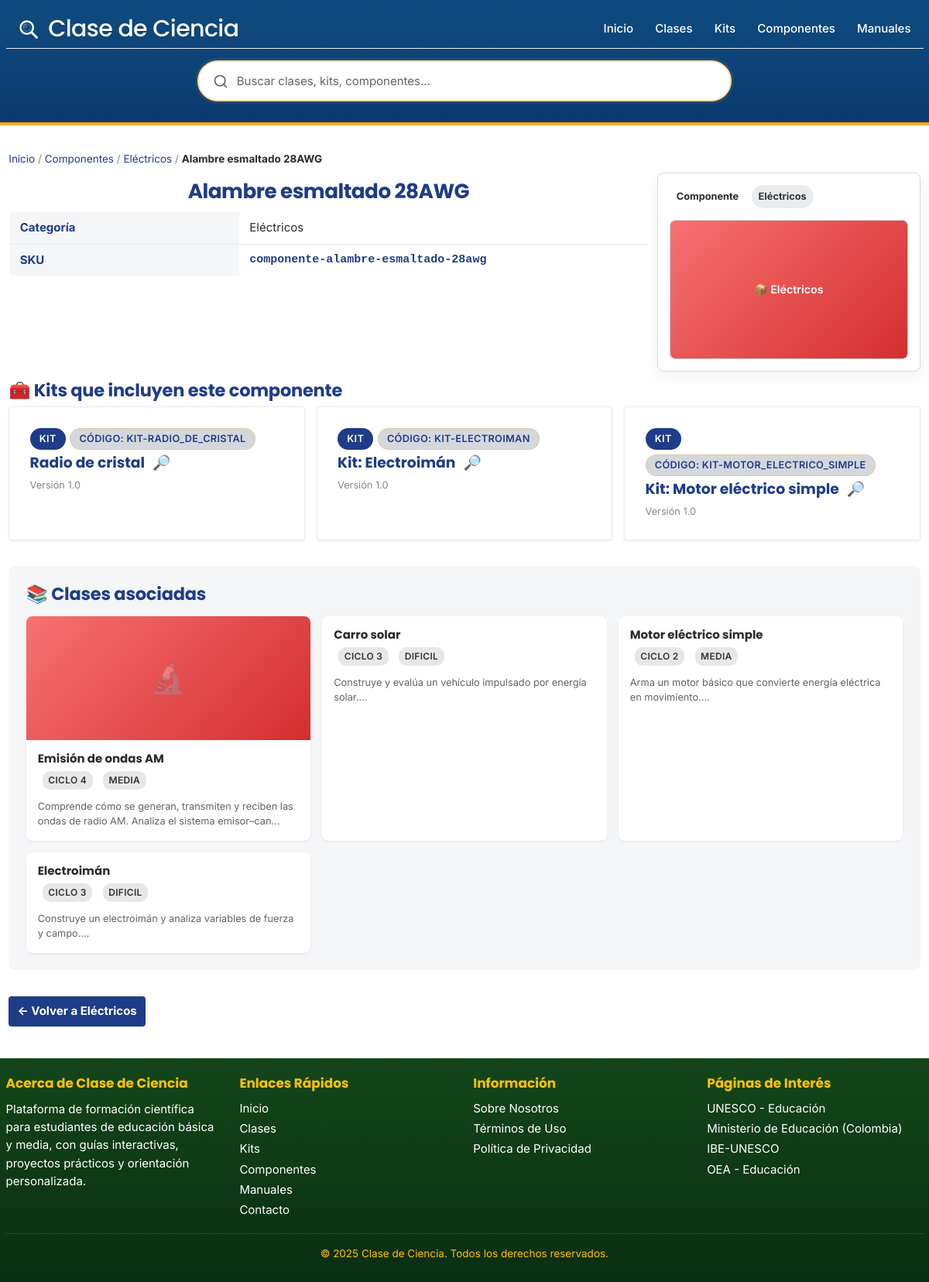
The page /componente-alambre-esmaltado-28awg on the database its author committed.
### tables this page shows
CREATE TABLE `kit_items` (
  `id` int(11) NOT NULL,
  `nombre_comun` varchar(160) NOT NULL,
  `slug` varchar(191) DEFAULT NULL,
  `categoria_id` int(11) DEFAULT NULL,
  `advertencias_seguridad` text DEFAULT NULL,
  `unidad` varchar(32) DEFAULT NULL,
  `sku` varchar(64) DEFAULT NULL
);

CREATE TABLE `categorias_items` (
  `id` int(11) NOT NULL,
  `nombre` varchar(120) NOT NULL,
  `slug` varchar(120) NOT NULL
);

CREATE TABLE `kits` (
  `id` int(11) NOT NULL,
  `clase_id` int(11) NOT NULL,
  `nombre` varchar(120) NOT NULL,
  `slug` varchar(120) DEFAULT NULL,
  `codigo` varchar(64) DEFAULT NULL,
  `version` varchar(32) DEFAULT NULL,
  `resumen` text DEFAULT NULL,
  `contenido_html` mediumtext DEFAULT NULL,
  `imagen_portada` varchar(255) DEFAULT NULL,
  `video_portada` varchar(255) DEFAULT NULL,
  `seguridad` longtext DEFAULT NULL CHECK (json_valid(`seguridad`)),
  `seo_title` varchar(160) DEFAULT NULL,
  `seo_description` varchar(255) DEFAULT NULL,
  `activo` tinyint(1) NOT NULL DEFAULT 1,
  `created_at` datetime NOT NULL DEFAULT current_timestamp(),
  `updated_at` datetime NOT NULL DEFAULT current_timestamp() ON UPDATE current_timestamp(),
  `time_minutes` int(11) DEFAULT NULL COMMENT 'Tiempo armado por defecto',
  `dificultad_ensamble` varchar(32) DEFAULT NULL COMMENT 'Dificultad por defecto'
);

CREATE TABLE `clases` (
  `id` int(11) NOT NULL,
  `nombre` varchar(180) NOT NULL,
  `slug` varchar(180) NOT NULL,
  `ciclo` tinyint(1) NOT NULL,
  `grados` longtext DEFAULT NULL CHECK (json_valid(`grados`)),
  `dificultad` varchar(32) DEFAULT NULL,
  `duracion_minutos` int(11) DEFAULT NULL,
  `resumen` text DEFAULT NULL,
  `objetivo_aprendizaje` text DEFAULT NULL,
  `imagen_portada` varchar(255) DEFAULT NULL,
  `video_portada` varchar(255) DEFAULT NULL,
  `seguridad` longtext DEFAULT NULL CHECK (json_valid(`seguridad`)),
  `seo_title` varchar(160) DEFAULT NULL,
  `seo_description` varchar(255) DEFAULT NULL,
  `activo` tinyint(1) NOT NULL DEFAULT 1,
  `destacado` tinyint(1) NOT NULL DEFAULT 0,
  `orden_popularidad` int(11) NOT NULL DEFAULT 0,
  `status` enum('draft','published') NOT NULL DEFAULT 'draft',
  `published_at` datetime DEFAULT NULL,
  `autor` varchar(120) DEFAULT NULL,
  `contenido_html` mediumtext DEFAULT NULL,
  `created_at` datetime NOT NULL DEFAULT current_timestamp(),
  `updated_at` datetime NOT NULL DEFAULT current_timestamp() ON UPDATE current_timestamp()
);

### includes/materials-functions.php (called while the page is built, shortened)
<?php
function get_material_by_slug($pdo, $slug) {
    $sql = "SELECT
                m.id,
                m.slug AS slug,
                m.nombre_comun AS common_name,
                m.advertencias_seguridad AS description,
                m.categoria_id,
                cm.nombre AS category_name, cm.slug AS category_slug
            FROM kit_items m
            LEFT JOIN categorias_items cm ON m.categoria_id = cm.id
            WHERE m.slug = ?";
    $stmt = $pdo->prepare($sql);
    $stmt->execute([$slug]);
    $material = $stmt->fetch(PDO::FETCH_ASSOC);
    $material['other_names_array'] = $material['other_names_array'] ?? [];
    $material['specifications_array'] = $material['specifications_array'] ?? [];
    $material['gallery_images_array'] = $material['gallery_images_array'] ?? [];
    $material['used_in_articles'] = $material['used_in_articles'] ?? [];
    return $material;
}

### includes/functions.php (called while the page is built, shortened)
<?php
function h($string) {
    return htmlspecialchars((string)$string, ENT_QUOTES, 'UTF-8');
}

### componente.php (the view, shortened to what this page needs)
<?php
require_once 'config.php';
require_once 'includes/functions.php';
require_once 'includes/materials-functions.php';
$slug = isset($_GET['slug']) ? trim($_GET['slug']) : '';
$material = get_material_by_slug($pdo, $slug);
include 'includes/header.php';
?>
<div class="container material-detail">
    <div class="breadcrumb">
        <a href="/">Inicio</a> /
        <a href="/componentes">Componentes</a> /
        <?php if (!empty($material['category_slug'])): ?>
            <a href="/componentes?category=<?= urlencode($material['category_slug']) ?>"><?= h($material['category_name']) ?></a> /
        <?php endif; ?>
        <strong><?= h($material['common_name']) ?></strong>
    </div>
    <div class="material-top">
        <div class="material-main">
            <h1><?= h($material['common_name']) ?></h1>
            <table class="material-specs" aria-labelledby="material-specs-title">
                <tbody>
                    <tr>
                        <th scope="row">Categoría</th>
                        <td><?= h($material['category_name']) ?></td>
                    </tr>
                    <?php if (!empty($material['slug'])): ?>
                    <tr>
                        <th scope="row">SKU</th>
                        <td class="mono"><?= h($material['slug']) ?></td>
                    </tr>
                    <?php endif; ?>
                </tbody>
            </table>
        </div>
        <aside class="product-card">
            <div class="product-badges">
                <span class="material-badge">Componente</span>
                <?php if (!empty($material['category_name'])): ?><span class="material-badge" style="background:#e9ecef;color:#333"><?= h($material['category_name']) ?></span><?php endif; ?>
            </div>
            <div class="product-image">
            </div>
        </aside>
    </div>
    <?php
    $kits_rel = [];
    try {
        $stmtK = $pdo->prepare("SELECT k.id, k.nombre, k.slug, k.codigo, k.version, k.updated_at
                                 FROM kit_componentes kc
                                 JOIN kits k ON k.id = kc.kit_id
                                 WHERE kc.item_id = ? AND k.activo = 1
                                 ORDER BY k.updated_at DESC, k.id DESC");
        $stmtK->execute([(int)$material['id']]);
        $kits_rel = $stmtK->fetchAll(PDO::FETCH_ASSOC) ?: [];
    } catch (PDOException $e) {
        error_log('Error componente.kits: ' . $e->getMessage());
        $kits_rel = [];
    }
    $clases_rel = [];
    if (!empty($kits_rel)) {
        $kitIds = array_column($kits_rel, 'id');
        $ph = implode(',', array_fill(0, count($kitIds), '?'));
        try {
            $sqlC = "SELECT DISTINCT c.*
                     FROM clases c
                     JOIN clase_kits ck ON ck.clase_id = c.id
                     WHERE ck.kit_id IN ($ph) AND c.activo = 1
                     ORDER BY c.destacado DESC, c.updated_at DESC";
            $stmtC = $pdo->prepare($sqlC);
            $stmtC->execute($kitIds);
            $clases_rel = $stmtC->fetchAll(PDO::FETCH_ASSOC) ?: [];
        } catch (PDOException $e) {
            error_log('Error componente.clases: ' . $e->getMessage());
            $clases_rel = [];
        }
    }
    ?>
    <?php if (!empty($kits_rel)): ?>
    <section class="kit-uses">
        <h2>🧰 Kits que incluyen este componente</h2>
        <div class="articles-grid">
            <?php foreach ($kits_rel as $k): ?>
            <article class="article-card" data-href="/<?= h($k['slug']) ?>">
                <a class="card-link" href="/<?= h($k['slug']) ?>">
                    <div class="card-content">
                        <div class="card-meta">
                            <span class="section-badge">Kit</span>
                            <?php if (!empty($k['codigo'])): ?>
                            <span class="difficulty-badge">Código: <?= h($k['codigo']) ?></span>
                            <?php endif; ?>
                        </div>
                        <h3><?= h($k['nombre']) ?>
                            <span title="Ver kit" aria-label="Ver kit" style="margin-left:6px">🔎</span>
                        </h3>
                        <div class="card-footer">
                            <?php if (!empty($k['version'])): ?><span class="area">Versión <?= h($k['version']) ?></span><?php endif; ?>
                        </div>
                    </div>
                </a>
            </article>
            <?php endforeach; ?>
        </div>
    </section>
    <?php endif; ?>
    <?php if (!empty($clases_rel)): ?>
    <section class="related-classes">
        <h2>📚 Clases asociadas</h2>
        <div class="related-grid">
            <?php foreach ($clases_rel as $c): ?>
                <a href="/<?= h($c['slug']) ?>" class="related-card">
                    <div class="related-info">
                        <h4><?= h($c['nombre']) ?></h4>
                        <div class="related-meta">
                            <span class="badge">Ciclo <?= h($c['ciclo']) ?></span>
                            <span class="badge"><?= h(ucfirst($c['dificultad'] ?? '')) ?></span>
                        </div>
                        <?php if (!empty($c['resumen'])): ?>
                            <p class="related-excerpt"><?= h(mb_substr($c['resumen'], 0, 100)) ?>...</p>
                        <?php endif; ?>
                    </div>
                </a>
            <?php endforeach; ?>
        </div>
    </section>
    <?php endif; ?>
    <a href="/componentes?category=<?= urlencode($material['category_slug']) ?>" class="back-button">← Volver a <?= h($material['category_name']) ?></a>
</div>
<?php include 'includes/footer.php'; ?>

### rows shown on the page
kit_items: categoria.nombre "Eléctricos", nombre_comun "Alambre esmaltado 28AWG", slug "componente-alambre-esmaltado-28awg"
kits: codigo "KIT-RADIO_DE_CRISTAL", nombre "Radio de cristal", version "1.0"
kits: codigo "KIT-ELECTROIMAN", nombre "Kit: Electroimán", version "1.0"
kits: codigo "KIT-MOTOR_ELECTRICO_SIMPLE", nombre "Kit: Motor eléctrico simple", version "1.0"
clases: nombre "Emisión de ondas AM", ciclo "4", dificultad "MEDIA", resumen "Comprende cómo se generan, transmiten y reciben las ondas de radio AM. Analiza el sistema emisor–can"
clases: nombre "Carro solar", ciclo "3", dificultad "DIFICIL", resumen "Construye y evalúa un vehículo impulsado por energía solar."
clases: nombre "Motor eléctrico simple", ciclo "2", dificultad "MEDIA", resumen "Arma un motor básico que convierte energía eléctrica en movimiento."
clases: nombre "Electroimán", ciclo "3", dificultad "DIFICIL", resumen "Construye un electroimán y analiza variables de fuerza y campo."

### other values the page prints
SITE_NAME "Clase de Ciencia"
